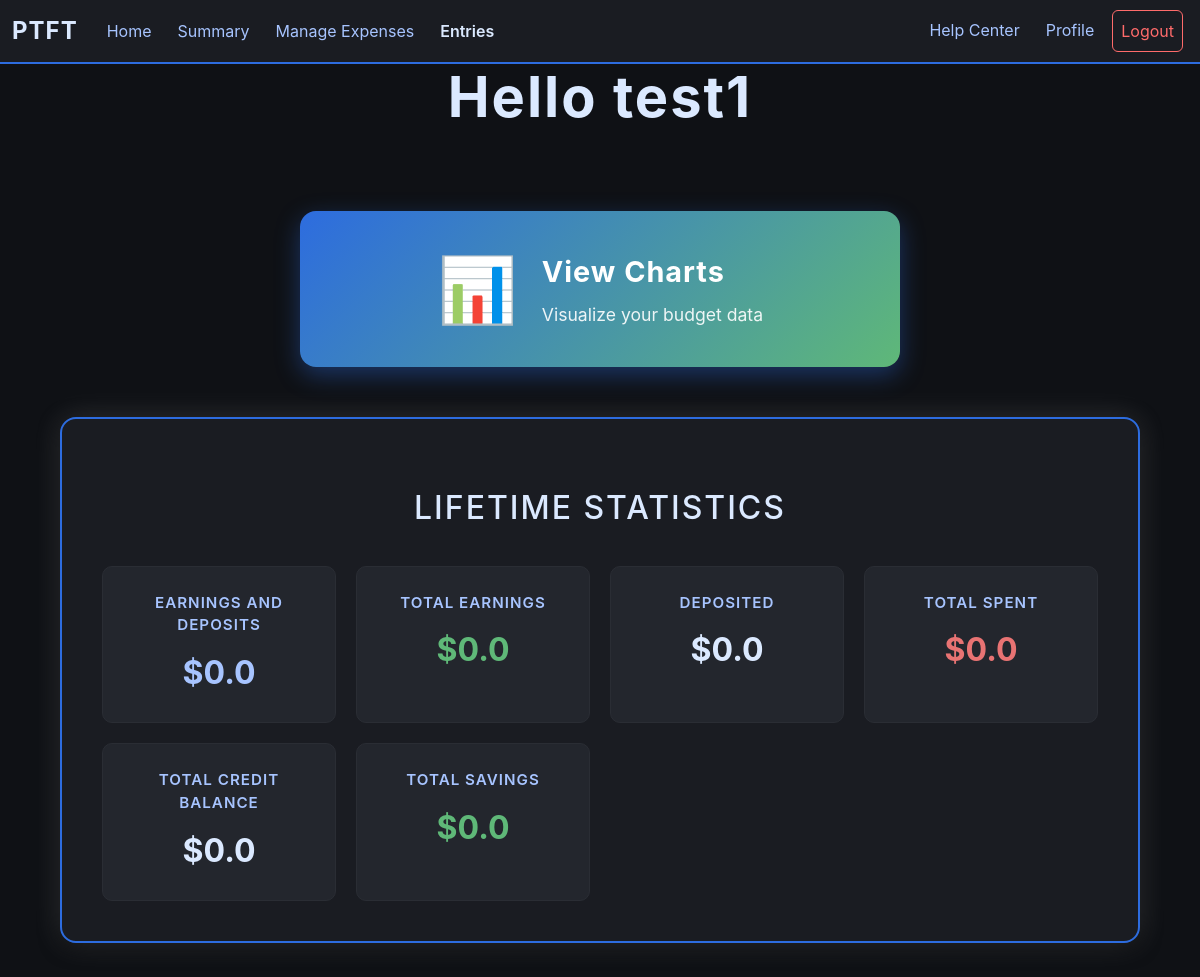
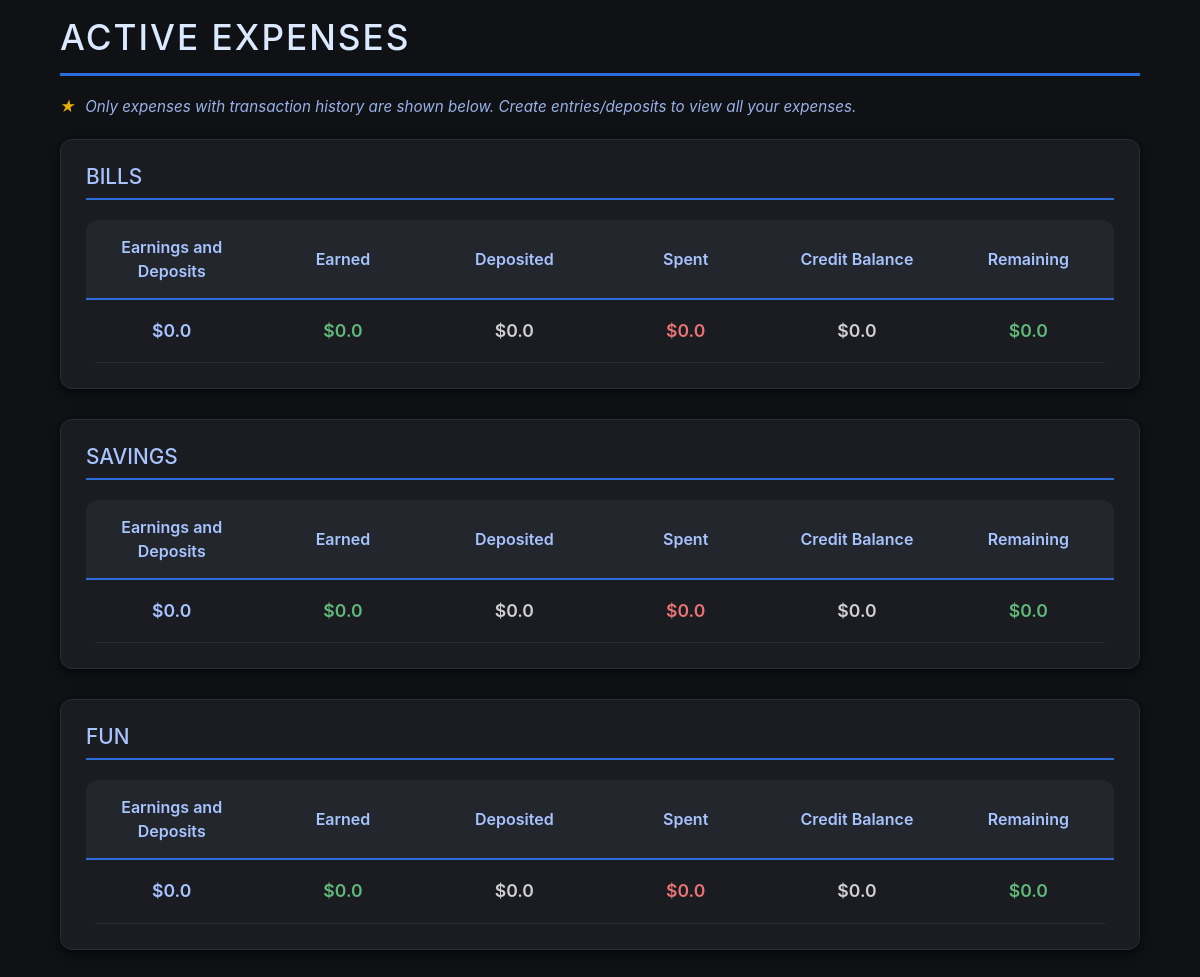
Page /summary (signed in) on the committed database (2 pictures, top to bottom).
### app/models.py (models this page shows, shortened)
class User(db.Model):        #Stores all user info
    id = db.Column(db.Integer, primary_key = True)
    view_tutorial = db.Column(db.Boolean, default = False)
    email = db.Column(db.String(25))
    name = db.Column(db.String(25))
    pw = db.Column(db.String(25))

class Expenses(db.Model):        #Stores all expense category per user
    id = db.Column(db.Integer, primary_key = True)
    user_id = db.Column(db.Integer, db.ForeignKey("user.id"))
    name = db.Column(db.String(25))
    percentage = db.Column(db.Float)
    status = db.Column(db.Boolean, default = True)      #Archive Status
    deleted = db.Column(db.Boolean, default = False)
    savings = db.Column(db.Float, default = 0.0)
    earnings = db.Column(db.Float, default = 0.0)
    spendings = db.Column(db.Float, default = 0.0)
    transferred = db.Column(db.Float, default = 0.0)
    balance = db.Column(db.Float, default = 0.0)
    credit_balance = db.Column(db.Float, default = 0.0)

### app/routes/user.py (the view, shortened to what this page needs)
@user.route("/summary", methods=["GET"])
def summary():
    if "user_id" in session:
        expense_data = {}       #Store raw data from snapshots
        accumulated_expense_data = {"Balance": 0.0,
                                    "Earnings": 0.0,
                                    "Deposits": 0.0,
                                    "Spendings": 0.0,
                                    "Savings": 0.0,
                                    "Credit_Balance": 0.0}
        snaps = Exp_Snap.query.filter_by(user_id = session["user_id"]).all()
        deposits = Transaction.query.filter_by(user_id = session["user_id"], deposit_status = True).all()
        for snap in snaps:
            earnings = float(snap.expense_earnings)
            spending = float(snap.total_spending)
            credit_balance = float(snap.credit_balance)
            if snap.expense_id not in expense_data:
                expense_data[snap.expense_id] = {"earnings": 0.0,
                                                 "spending": 0.0,
                                                 "credit_balance": 0.0,
                                                 "deposits": 0.0,
                                                 "balance": 0.0,
                                                 "savings": 0.0}
            expense_dict = expense_data[snap.expense_id]       #Shortening code for readability
            expense_dict["earnings"] = expense_dict.get("earnings", 0.0) + earnings
            expense_dict["spending"] = expense_dict.get("spending", 0.0) + spending
            expense_dict["credit_balance"] = expense_dict.get("credit_balance", 0.0) + credit_balance
            accumulated_expense_data["Earnings"] += earnings
            accumulated_expense_data["Spendings"] += spending
            accumulated_expense_data["Credit_Balance"] += credit_balance
        for expense_id in expense_data:
            expense_dict = expense_data[expense_id]
            balance = expense_dict.get("earnings", 0.0) + expense_dict.get("deposits", 0.0)
            savings = balance - expense_dict.get("spending", 0.0)
            expense_dict["balance"] = balance
            expense_dict["savings"] = savings
            accumulated_expense_data["Balance"] += balance
            accumulated_expense_data["Savings"] += savings
        if accumulated_expense_data:
            for data in accumulated_expense_data:
                accumulated_expense_data[data] = round(accumulated_expense_data[data], 2)
        if expense_data:
            for expense_id in expense_data:
                expense_dict = expense_data[expense_id]
                for key, value in expense_dict.items():
                    if isinstance(value, (int, float)):
                        expense_dict[key] = round(value, 2)
        active_expenses = {}
        inactive_expenses = {}
        expenses = Expenses.query.filter_by(user_id = session["user_id"]).all()
        for expense in expenses:        #Finalizing totals
            if expense.id in expense_data:
                expense_dict = expense_data[expense.id]
                expense_dict["name"] = expense.name     #Adding name
                expense.earnings = float(round(expense_dict.get("earnings", 0.0), 2))
                expense.spendings = float(round(expense_dict.get("spending", 0.0), 2))
                expense.transferred = float(round(expense_dict.get("deposits", 0.0), 2))
                expense.balance = float(round(expense_dict.get("balance", 0.0), 2))
                expense.credit_balance = float(round(expense_dict.get("credit_balance", 0.0), 2))
                expense.savings = float(round(expense_dict.get("savings", 0.0), 2))
                if expense.status:      #Separating expenses
                    active_expenses[expense.id] = expense_dict
                else:
                    inactive_expenses[expense.id] = expense_dict
        spending = Transaction.query.filter_by(user_id = session["user_id"], deposit_status = False).all()
        credits = Transaction.query.filter_by(user_id = session["user_id"], deposit_status = False, credit_status = True).all()
        db.session.commit()
        return render_template("summary.html", user = helper.get_user(session["user_id"]),
                               active_expenses = active_expenses, inactive_expenses = inactive_expenses,
                               lifetime_stats = accumulated_expense_data, spending = spending,
                               expense_data = expense_data, deposits = deposits, credits = credits)
    else:
        return render_template("login.html")

### app/helper.py (called while the page is built)
def get_user(identification):        #Method to get user by id
    return User.query.filter_by(id = identification).first()

### app/templates/summary.html (shortened to what this page needs)
{% extends "budget_base.html"%}
{% block content %}
    <h1 class="main-title">Hello {{user.name}}</h1>
<div class="expense-container">
    {% if active_expenses or inactive_expenses %}
        <div class="chart-button-section">
            <form action="{{ url_for('user.charts') }}" method="POST">
                <button class="chart-button" type="submit">
                    <span class="chart-icon">📊</span>
                    <span class="chart-text">
                        <span class="chart-title">View Charts</span>
                        <span class="chart-desc">Visualize your budget data</span>
                    </span>
                </button>
            </form>
        </div>
        <div class="lifetime-stats-section">
            <h2 class="lifetime-stats-title">Lifetime Statistics</h2>
            <div class="stats-grid">
                <div class="stat-card-main">
                    <div class="stat-label-main">Earnings and Deposits</div>
                    <div class="stat-value-main balance">${{lifetime_stats["Balance"]}}</div>
                </div>
                <div class="stat-card-main">
                    <div class="stat-label-main">Total Earnings</div>
                    <div class="stat-value-main earnings">${{lifetime_stats["Earnings"]}}</div>
                </div>
                <div class="stat-card-main">
                    <div class="stat-label-main">Deposited</div>
                    <div class="stat-value-main">${{lifetime_stats["Deposits"]}}</div>
                </div>
                <div class="stat-card-main">
                    <div class="stat-label-main">Total Spent</div>
                    <div class="stat-value-main spent">${{lifetime_stats["Spendings"]}}</div>
                </div>
                <div class="stat-card-main">
                    <div class="stat-label-main">Total Credit Balance</div>
                    <div class="stat-value-main">${{lifetime_stats["Credit_Balance"]}}</div>
                </div>
                <div class="stat-card-main">
                    <div class="stat-label-main">Total Savings</div>
                    <div class="stat-value-main savings">${{lifetime_stats["Savings"]}}</div>
                </div>
            </div>
        </div>
        {% endif %}
        {% if active_expenses %}
            <div class="expenses-section">
                <h1 class="section-title-large">Active Expenses</h1><p class="function-helper-text"><span class="tip-star">★</span> Only expenses with transaction history are shown below. Create entries/deposits to view all your expenses.</p>
            {% for expense_id in active_expenses %}
            <div class="expense-block">
                <h3 class="expense-name-small">{{active_expenses[expense_id]["name"]}}</h3>
                {% set earned = active_expenses[expense_id]["earnings"]%}
                {% set spent = active_expenses[expense_id]["spending"]%}
                {% set saved = active_expenses[expense_id]["savings"]%}
                {% set balance = active_expenses[expense_id]["balance"]%}
                {% set deposit = active_expenses[expense_id]["deposits"]%}
                {% set credit_balance = active_expenses[expense_id]["credit_balance"]%}
                <table class="expense-table stats-table">
                    <thead>
                        <tr>
                            <th>Earnings and Deposits</th>
                            <th>Earned</th>
                            <th>Deposited</th>
                            <th>Spent</th>
                            <th>Credit Balance</th>
                            <th>Remaining</th>
                        </tr>
                    </thead>
                    <tbody>
                        <tr>
                            <td class="balance-cell" style="color: #a7c4ff;">${{balance}}</td>
                            <td class="earnings-cell" style="color: #5fb878;">${{earned}}</td>
                            <td>${{deposit}}</td>
                            <td class="spent-cell" style="color: #e87373;">${{spent}}</td>
                            <td>${{credit_balance}}</td>
                            <td class="savings-cell" style="color: #5fb878;">${{saved}}</td>
                        </tr>
                    </tbody>
                </table>
            </div>
            {% endfor %}
            </div>
        {% endif %}
    </div>
{% endblock %}

### static/style.css (style rules this page uses)
body { background-color: #0f1115; color: #e0e0e0; font-family: -apple-system, BlinkMacSystemFont, "Segoe UI", Roboto, Arial, sans-serif; }
h1 { color: #dbe9ff; text-align: center; margin-bottom: 40px; font-size: 2.5em; letter-spacing: 1px; }
h2 { color: #a7c4ff; border-bottom: 2px solid #2d6cdf; padding-bottom: 8px; margin-top: 30px; margin-bottom: 18px; font-size: 1.4em; }
.main-title { color: #dbe9ff; text-align: center; margin-bottom: 50px; font-size: 3.5em; letter-spacing: 2px; font-weight: bold; }
.section-title-large { color: #dbe9ff; font-size: 2.2em; margin-bottom: 30px; padding-bottom: 15px; border-bottom: 3px solid #2d6cdf; text-align: left; text-transform: uppercase; letter-spacing: 2px; }
.expense-container { max-width: 95%; margin: 0 auto; padding: 30px; }
.function-helper-text { color: #a7c4ff; font-size: 0.95em; margin: -10px 0 20px 0; font-style: italic; opacity: 0.9; }
.data-block, .expense-block { background: #1a1c22; border-radius: 12px; padding: 25px; margin-bottom: 30px; box-shadow: 0 4px 12px rgba(0,0,0,0.6); border: 1px solid #2a2d34; }
.expense-name-small { color: #a7c4ff; font-size: 1.3em; margin-bottom: 15px; padding-bottom: 8px; border-bottom: 2px solid #2d6cdf; }
.expense-table { width: 100%; background: #1a1c22; border-radius: 12px; overflow: hidden; margin-top: 20px; border-collapse: separate; border-spacing: 0; }
.expense-table thead { background: #23262d; }
.expense-table th { color: #a7c4ff; padding: 15px; text-align: left; border-bottom: 2px solid #2d6cdf; font-weight: 600; }
.expense-table td { padding: 12px 15px; color: #d0d0d0; border-bottom: 1px solid #2a2d34; }
.stats-table th, .stats-table td { width: 16.66%; text-align: center; }
.earnings-cell, .savings-cell { color: #5fb878; font-weight: 600; }
.spent-cell { color: #e87373; font-weight: 600; }
.balance-cell { color: #a7c4ff; font-weight: 600; }
.lifetime-stats-section { background: #1a1c22; border-radius: 16px; padding: 40px; margin-bottom: 50px; box-shadow: 0 0 30px rgba(255, 255, 255, 0.15), 0 4px 20px rgba(0,0,0,0.6); border: 2px solid #2d6cdf; }
.lifetime-stats-title { color: #dbe9ff; font-size: 2em; text-align: center; margin-bottom: 30px; text-transform: uppercase; letter-spacing: 2px; border: none; }
.stats-grid { display: grid; grid-template-columns: repeat(auto-fit, minmax(200px, 1fr)); gap: 20px; }
.stat-card-main { background: #23262d; border-radius: 10px; padding: 25px; text-align: center; border: 1px solid #2a2d34; transition: transform 0.3s ease, box-shadow 0.3s ease; }
.stat-label-main { color: #a7c4ff; font-size: 0.95em; margin-bottom: 12px; text-transform: uppercase; letter-spacing: 1px; font-weight: 600; }
.stat-value-main { color: #dbe9ff; font-size: 2em; font-weight: bold; }
.stat-value-main.earnings, .stat-value-main.savings { color: #5fb878; }
.stat-value-main.spent { color: #e87373; }
.stat-value-main.balance { color: #a7c4ff; }
.expenses-section { margin-bottom: 60px; }
.chart-button-section { margin: 0 auto 50px; max-width: 600px; }
.chart-button { width: 100%; background: linear-gradient(135deg, #2d6cdf 0%, #5fb878 100%); border: none; border-radius: 16px; padding: 30px 40px; cursor: pointer; transition: all 0.3s ease; box-shadow: 0 8px 25px rgba(45, 108, 223, 0.4); display: flex; align-items: center; justify-content: center; gap: 25px; }
.chart-icon { font-size: 4em; animation: float 3s ease-in-out infinite; }
.chart-text { display: flex; flex-direction: column; gap: 8px; text-align: left; }
.chart-title { color: white; font-size: 1.8em; font-weight: bold; letter-spacing: 1px; }
.chart-desc { color: rgba(255, 255, 255, 0.9); font-size: 1.1em; font-weight: 400; }
.tip-star { color: #ffc107; margin-right: 5px; }
.stats-table tbody td { font-size: 1.1em; font-weight: 600; padding: 18px 15px; }
.stats-table thead th { font-size: 1.00em; }

### rows in the picture
User: name "test1"
Expenses: name "BILLS"
Expenses: name "SAVINGS"
Expenses: name "FUN"

### other values in the picture
{{ lifetime_stats["Balance"] }} "0.0"
{{ lifetime_stats["Earnings"] }} "0.0"
{{ lifetime_stats["Deposits"] }} "0.0"
{{ lifetime_stats["Spendings"] }} "0.0"
{{ lifetime_stats["Credit_Balance"] }} "0.0"
{{ lifetime_stats["Savings"] }} "0.0"
{{ balance }} "0.0" "0.0" "0.0"
{{ earned }} "0.0" "0.0" "0.0"
{{ deposit }} "0.0" "0.0" "0.0"
{{ spent }} "0.0" "0.0" "0.0"
{{ credit_balance }} "0.0" "0.0" "0.0"
{{ saved }} "0.0" "0.0" "0.0"
